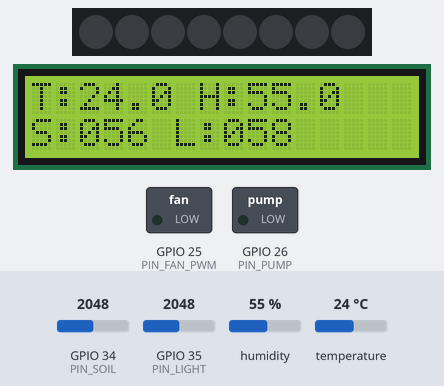
Bench run of a sketch on a simulated ESP32. Shown: 8 RGB LEDs in strip order, left to right, 16×2 character LCD, switched loads named in the sketch (green lamp = pin HIGH). Inputs (shaded band) come from the test bench; at power-on: temperature 24 °C, GPIO 34 (PIN_SOIL) = 2048, humidity 55 %, GPIO 35 (PIN_LIGHT) = 2048 (analog values on the 0–4095 scale). WiFi joins after 1.5 s; servers stay silent unless stated; uploads are accepted with an empty reply; what the sketch prints to the serial monitor is not drawn.

Above: at 3.9 s.
4.0 s: temperature set to 41 °C
At 7.5 s:
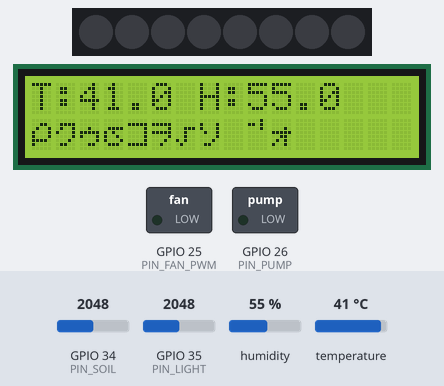
7.8 s: GPIO 34 (PIN_SOIL) set to 2538
10.5 s: GPIO 34 (PIN_SOIL) set to 2636
At 13.5 s:
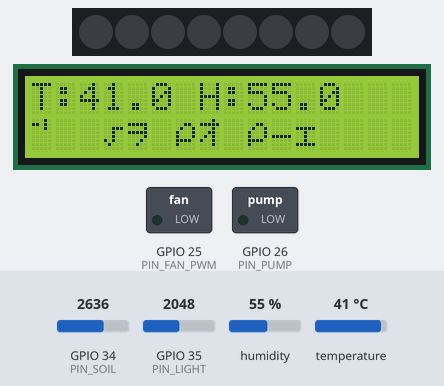
13.8 s: GPIO 34 (PIN_SOIL) set to 1228
At 15.8 s:
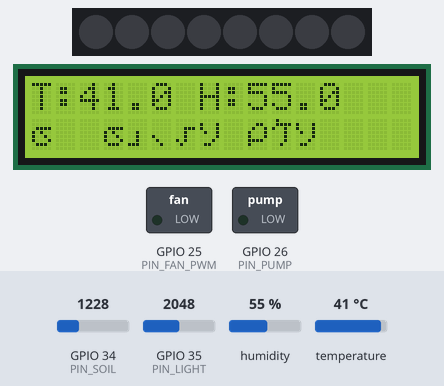
16.8 s: humidity set to 22 %
At 19.3 s:
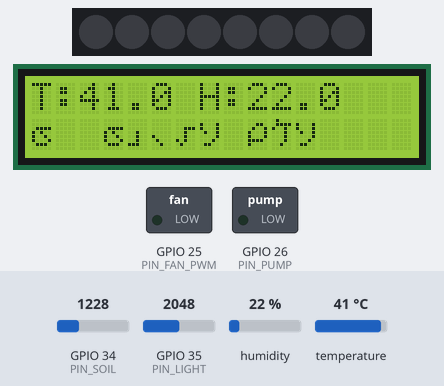
19.8 s: humidity set to 40 %
At 22.7 s:
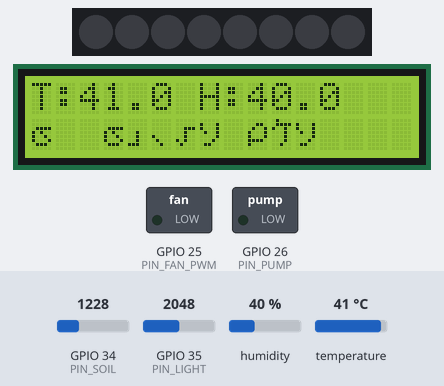
Timing chart, 0 to 23.8 s (numbered marks = the images above; inputs shaded):
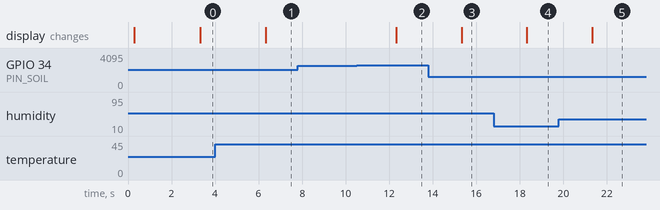

Measured:
- the behaviour switches between 2575 and 2576 on GPIO 34 (PIN_SOIL) (found by bisection; images 1 and 2)
- after the input at 4.0 s, the display: changes after 2.3 s (image 1)
- after the input at 7.8 s, every drawn part: stays the same
- after the input at 10.5 s, the display: changes after 1.8 s (image 2)
- after the input at 13.8 s, the display: changes after 1.5 s (image 3)
- after the input at 16.8 s, the display: changes after 1.5 s (image 4)
- after the input at 19.8 s, the display: changes after 1.5 s (image 5)

The sketch:

esp32_plant_monitor_uart.ino
```cpp
#include <Arduino.h>
#include <WiFi.h>
#include <HTTPClient.h>
#include <ArduinoJson.h>
#include <DHT.h>
#include <Wire.h>
#include <LiquidCrystal_I2C.h>
#include <Adafruit_NeoPixel.h>

// ===================== 网络与后端配置 =====================
static const char* WIFI_SSID = "我的个人热点";
static const char* WIFI_PASSWORD = "22271000";
// 云端入口（通过 Nginx 反向代理到后端 /api）
static const char* SERVER_URL = "http://47.80.57.231/api/telemetry";
static const char* DEVICE_TOKEN = "2bb0d8225dead4b24f3add842aa31a4a0b87c3ee8d1472d3b745631772986e2c";
static const int DEVICE_ID = 1;

// ===================== 传感器引脚 =====================
static const int PIN_DHT = 4;
static const int PIN_SOIL = 34;
static const int PIN_LIGHT = 35;

// ===================== 执行器引脚 =====================
// 水泵控制引脚（必须通过继电器/MOS 驱动，不能直连水泵）
static const int PIN_PUMP = 26;
// 风扇 PWM 控制引脚（PC 四线风扇蓝线 PWM）
static const int PIN_FAN_PWM = 25;
// WS2812 灯带数据引脚（黄线）
static const int PIN_LIGHT_STRIP = 27;

// WS2812 灯珠数量（按实际修改）
static const int LIGHT_PIXEL_COUNT = 8;

// ===================== 设备配置 =====================
static const uint32_t DEBUG_BAUD = 115200;
static const uint32_t SAMPLE_INTERVAL_MS = 3000;
static const uint32_t HTTP_TIMEOUT_MS = 8000;
static const int ADC_SAMPLES = 12;

// DHT11 配置
static const uint8_t DHT_TYPE = DHT11;
DHT dht(PIN_DHT, DHT_TYPE);

// LCD1602 I2C 配置（地址通常是 0x27 或 0x3F）
LiquidCrystal_I2C lcd(0x27, 16, 2);

// WS2812 灯带对象（GRB 常见）
Adafruit_NeoPixel strip(LIGHT_PIXEL_COUNT, PIN_LIGHT_STRIP, NEO_GRB + NEO_KHZ800);

// 风扇 PWM 参数（PC 四线风扇常用 25kHz）
static const int FAN_PWM_CHANNEL = 0;
static const int FAN_PWM_FREQ = 25000;
static const int FAN_PWM_RESOLUTION = 8;

// 执行器电平兼容配置
// 若继电器是低电平触发，请改为 LOW
static const uint8_t PUMP_ACTIVE_LEVEL = HIGH;
// 若风扇驱动板对 PWM 做了反相，可改为 true
static const bool FAN_PWM_INVERT = false;

// ===================== 校准（根据你的硬件调整） =====================
static int SOIL_RAW_AT_0 = 3000;
static int SOIL_RAW_AT_100 = 1300;
static int LIGHT_RAW_AT_0 = 3800;
static int LIGHT_RAW_AT_100 = 800;

// 报警阈值
static const float SOIL_DRY_ALERT = 25.0f;
static const float SOIL_WET_ALERT = 85.0f;
static const float TEMP_HIGH_ALERT = 35.0f;
static const float TEMP_LOW_ALERT = 5.0f;
static const float LIGHT_LOW_ALERT = 10.0f;
static const float LIGHT_HIGH_ALERT = 90.0f;

struct ActuatorCommand {
  int pump = 0;
  int fan = 0;
  int fanSpeed = 100;
  int light = 0;
  int lightBrightness = 100;
};

static ActuatorCommand currentCmd;
static unsigned long lastSampleTs = 0;
static float lastTemp = 0.0f;
static float lastHum = 0.0f;
static bool hasValidDht = false;

int clampPercent(int value) {
  if (value < 0) return 0;
  if (value > 100) return 100;
  return value;
}

int readAnalogAverage(int pin, int samples) {
  long sum = 0;
  for (int i = 0; i < samples; ++i) {
    sum += analogRead(pin);
    delay(3);
  }
  return static_cast<int>(sum / samples);
}

float twoPointToPercent(int raw, int valueAt0, int valueAt100) {
  if (valueAt0 == valueAt100) {
    return 0.0f;
  }
  float pct = (raw - valueAt0) * 100.0f / (valueAt100 - valueAt0);
  if (pct < 0.0f) pct = 0.0f;
  if (pct > 100.0f) pct = 100.0f;
  return pct;
}

String makeAlert(float tempC, float soilPct, float lightPct) {
  if (soilPct < SOIL_DRY_ALERT) return "需要浇水";
  if (soilPct > SOIL_WET_ALERT) return "土壤过湿";
  if (tempC > TEMP_HIGH_ALERT) return "温度过高";
  if (tempC < TEMP_LOW_ALERT) return "温度过低";
  if (lightPct < LIGHT_LOW_ALERT) return "光照不足";
  if (lightPct > LIGHT_HIGH_ALERT) return "光照过强";
  return "正常";
}

void ensureWifi() {
  if (WiFi.status() == WL_CONNECTED) {
    return;
  }

  Serial.println("WiFi 断开，尝试重连...");
  WiFi.disconnect();
  WiFi.begin(WIFI_SSID, WIFI_PASSWORD);

  const unsigned long start = millis();
  while (WiFi.status() != WL_CONNECTED && millis() - start < 12000) {
    delay(300);
    Serial.print(".");
  }
  Serial.println();

  if (WiFi.status() == WL_CONNECTED) {
    Serial.print("WiFi 已连接，IP: ");
    Serial.println(WiFi.localIP());
  } else {
    Serial.println("WiFi 重连失败，本轮将跳过上报");
  }
}

void applyActuatorCommand(const ActuatorCommand& cmd) {
  // 水泵开关
  const uint8_t pumpOnLevel = PUMP_ACTIVE_LEVEL;
  const uint8_t pumpOffLevel = (PUMP_ACTIVE_LEVEL == HIGH) ? LOW : HIGH;
  digitalWrite(PIN_PUMP, cmd.pump == 1 ? pumpOnLevel : pumpOffLevel);

  // 风扇 PWM：只有开关打开时才输出占空比
  const int fanDuty = (cmd.fan == 1)
                      ? map(clampPercent(cmd.fanSpeed), 0, 100, 0, 255)
                      : 0;
  const int outputDuty = FAN_PWM_INVERT ? (255 - fanDuty) : fanDuty;
  ledcWrite(FAN_PWM_CHANNEL, outputDuty);

  // 补光灯亮度：只做白光补光（不做彩色控制）
  const int lightLevel = (cmd.light == 1)
                         ? map(clampPercent(cmd.lightBrightness), 0, 100, 0, 255)
                         : 0;
  for (int i = 0; i < LIGHT_PIXEL_COUNT; ++i) {
    strip.setPixelColor(i, strip.Color(lightLevel, lightLevel, lightLevel));
  }
  strip.show();
}

bool postTelemetryAndPullCommand(float tempC, float hum, float soilPct, float lightPct) {
  if (WiFi.status() != WL_CONNECTED) {
    return false;
  }

  StaticJsonDocument<256> reqDoc;
  reqDoc["device_id"] = DEVICE_ID;
  reqDoc["temp"] = tempC;
  reqDoc["humidity"] = hum;
  reqDoc["soil_moisture"] = soilPct;
  reqDoc["light"] = lightPct;

  String reqBody;
  serializeJson(reqDoc, reqBody);

  HTTPClient http;
  http.setTimeout(HTTP_TIMEOUT_MS);
  if (!http.begin(SERVER_URL)) {
    Serial.println("HTTP begin 失败");
    return false;
  }
  http.addHeader("Content-Type", "application/json");
  http.addHeader("X-Device-Token", DEVICE_TOKEN);

  int httpCode = http.POST(reqBody);
  if (httpCode <= 0) {
    Serial.printf("上报失败，HTTP 错误码=%d\n", httpCode);
    http.end();
    return false;
  }

  String response = http.getString();
  http.end();

  if (httpCode != 200) {
    Serial.printf("上报返回异常状态码=%d, body=%s\n", httpCode, response.c_str());
    return false;
  }

  StaticJsonDocument<384> respDoc;
  DeserializationError err = deserializeJson(respDoc, response);
  if (err) {
    Serial.print("解析控制指令失败: ");
    Serial.println(err.c_str());
    return false;
  }

  JsonVariant commands = respDoc["commands"];
  if (commands.isNull()) {
    return true;
  }

  currentCmd.pump = commands["pump"] | currentCmd.pump;
  currentCmd.fan = commands["fan"] | currentCmd.fan;
  currentCmd.fanSpeed = clampPercent(commands["fan_speed"] | currentCmd.fanSpeed);
  currentCmd.light = commands["light"] | currentCmd.light;
  currentCmd.lightBrightness = clampPercent(commands["light_brightness"] | currentCmd.lightBrightness);

  applyActuatorCommand(currentCmd);
  return true;
}

void updateLCD(float tempC, float hum, float soilPct, float lightPct, const String& alert) {
  lcd.clear();

  char line1[17];
  snprintf(line1, sizeof(line1), "T:%04.1f H:%04.1f", tempC, hum);
  lcd.setCursor(0, 0);
  lcd.print(line1);

  if (alert != "正常") {
    lcd.setCursor(0, 1);
    lcd.print(alert.substring(0, 16));
  } else {
    char line2[17];
    snprintf(line2, sizeof(line2), "S:%03.0f L:%03.0f", soilPct, lightPct);
    lcd.setCursor(0, 1);
    lcd.print(line2);
  }
}

void setup() {
  Serial.begin(DEBUG_BAUD);
  delay(200);

  analogReadResolution(12);
  analogSetPinAttenuation(PIN_SOIL, ADC_11db);
  analogSetPinAttenuation(PIN_LIGHT, ADC_11db);

  pinMode(PIN_PUMP, OUTPUT);
  const uint8_t pumpOffLevel = (PUMP_ACTIVE_LEVEL == HIGH) ? LOW : HIGH;
  digitalWrite(PIN_PUMP, pumpOffLevel);

  ledcSetup(FAN_PWM_CHANNEL, FAN_PWM_FREQ, FAN_PWM_RESOLUTION);
  ledcAttachPin(PIN_FAN_PWM, FAN_PWM_CHANNEL);
  ledcWrite(FAN_PWM_CHANNEL, 0);

  strip.begin();
  strip.clear();
  strip.show();

  dht.begin();

  Wire.begin();
  lcd.init();
  lcd.backlight();
  lcd.setCursor(0, 0);
  lcd.print("Plant Monitor");
  lcd.setCursor(0, 1);
  lcd.print("WiFi Connecting");

  WiFi.begin(WIFI_SSID, WIFI_PASSWORD);
  ensureWifi();

  Serial.println("ESP32 植物监测+控制系统已启动");
  Serial.println("功能: 传感器上报 + 水泵/风扇/补光灯远程控制");
}

void loop() {
  const unsigned long now = millis();
  if (now - lastSampleTs < SAMPLE_INTERVAL_MS) {
    return;
  }
  lastSampleTs = now;

  ensureWifi();

  float tempC = dht.readTemperature();
  float hum = dht.readHumidity();
  if (!isnan(tempC) && !isnan(hum)) {
    lastTemp = tempC;
    lastHum = hum;
    hasValidDht = true;
  } else if (hasValidDht) {
    tempC = lastTemp;
    hum = lastHum;
  } else {
    tempC = 0.0f;
    hum = 0.0f;
  }

  int rawSoil = readAnalogAverage(PIN_SOIL, ADC_SAMPLES);
  int rawLight = readAnalogAverage(PIN_LIGHT, ADC_SAMPLES);

  float soilPct = twoPointToPercent(rawSoil, SOIL_RAW_AT_0, SOIL_RAW_AT_100);
  float lightPct = twoPointToPercent(rawLight, LIGHT_RAW_AT_0, LIGHT_RAW_AT_100);

  String alert = makeAlert(tempC, soilPct, lightPct);

  Serial.printf("温度=%.1f℃ 湿度=%.1f%% 土壤=%.0f%% 光照=%.0f%% 报警=%s\n",
                tempC, hum, soilPct, lightPct, alert.c_str());

  bool ok = postTelemetryAndPullCommand(tempC, hum, soilPct, lightPct);
  if (ok) {
    Serial.printf("控制: pump=%d fan=%d fanSpeed=%d light=%d lightBrightness=%d\n",
                  currentCmd.pump,
                  currentCmd.fan,
                  currentCmd.fanSpeed,
                  currentCmd.light,
                  currentCmd.lightBrightness);
  }

  updateLCD(tempC, hum, soilPct, lightPct, alert);
}
```
